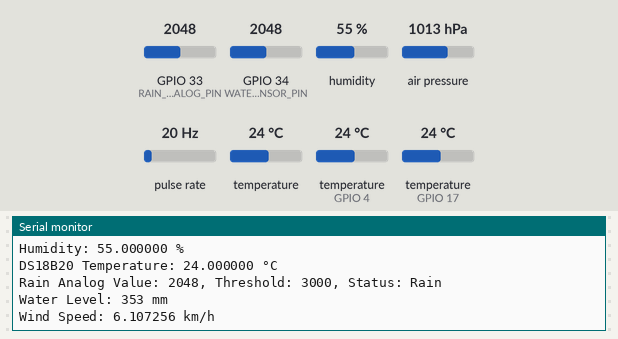
Bench run of a sketch on a simulated ESP32. On the bench: the last lines printed to the serial monitor. Wiring (inferred from the names in the program): pulse sensor: data GPIO 14. The inputs (shaded band) are chosen by the test bench; at power-on: GPIO 33 (RAIN_SENSOR_ANALOG_PIN) = 2048, pulse rate 20 Hz, GPIO 34 (WATER_LEVEL_SENSOR_PIN) = 2048, humidity 55 %, air pressure 1013 hPa, temperature 24 °C, temperature (sensors on GPIO 4, GPIO 17) 24 °C. WiFi joins after 1.5 s; servers stay silent unless stated; network time is answered at once with the bench clock; the local clock reads 2024-03-15 10:24:30 at power-on unless the sketch sets it.

Above: at 2.7 s.
2.8 s: GPIO 33 (RAIN_SENSOR_ANALOG_PIN) set to 3040
At 6.3 s:
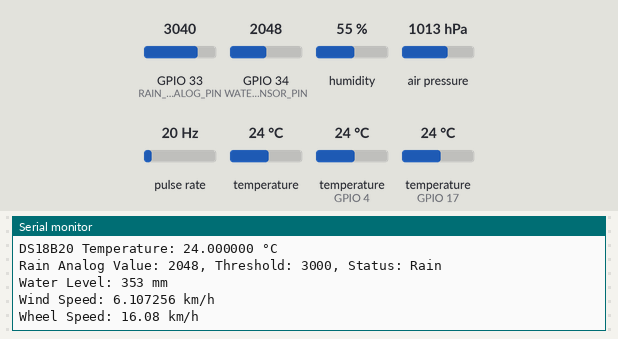
17.7 s: pulse rate (sensor on GPIO 14) set to 4 Hz
At 19.2 s:
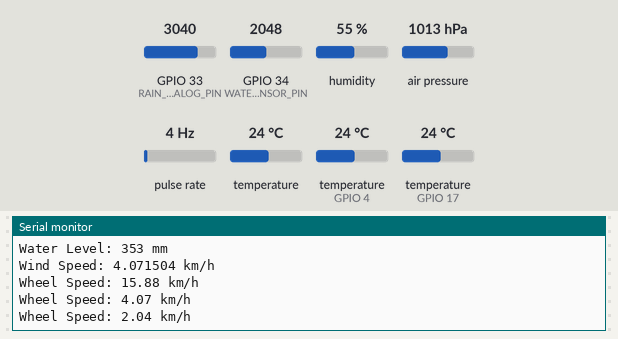
Timing chart, 0 to 20.7 s (numbered marks = the images above; inputs shaded):
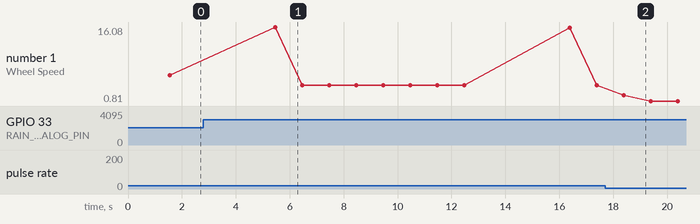

Measured:
- after the input at 17.7 s, the serial monitor: prints a new line after 0.69 s (image 2)
- plotted number 1: 4.07 → 0.81 after the input at 17.7 s

The sketch:

WeatherStationController.ino
```cpp
#include <WiFi.h>
#include <Firebase_ESP_Client.h>
#include <Wire.h>
#include <Adafruit_Sensor.h>
#include <Adafruit_BMP085_U.h>
#include <addons/TokenHelper.h>
#include <addons/RTDBHelper.h>
#include <NTPClient.h>
#include <WiFiUdp.h>
#include <TimeLib.h>
#include "DHT.h"
#include <OneWire.h>
#include <DallasTemperature.h>

// Replace these with your actual Wi-Fi and Firebase credentials
#define WIFI_SSID "YOUR WIFI_SSID"
#define WIFI_PASSWORD "YOUR WIFI_PASSWORD"
#define API_KEY "AIzaSyDCh2Yya6EbNEsMFpCQeemgYMR61gYZvsA"
#define DATABASE_URL "https://weather-station-e0804-default-rtdb.asia-southeast1.firebasedatabase.app/"
#define USER_EMAIL ""
#define USER_PASSWORD ""

FirebaseData fbdo;
FirebaseAuth auth;
FirebaseConfig config;

unsigned long sendDataPrevMillis = 0;

Adafruit_BMP085_Unified bmp = Adafruit_BMP085_Unified(10085);

// NTP client setup
WiFiUDP udp;
const long UTC_OFFSET_SECONDS = 19800; // Offset for Sri Lanka (UTC+5:30)
NTPClient timeClient(udp, "pool.ntp.org", UTC_OFFSET_SECONDS, 60000);

// Define the input pin where the signal from the encoder is connected
#define SENSOR_PIN 14
#define WHEEL_RADIUS 0.009
const float SECONDS_IN_HOUR = 3600;
const float METERS_IN_KM = 1000.0;

volatile int pulseCount = 0;
unsigned long lastTime = 0;
unsigned long interval = 1000;
float wheelSpeedRPM = 0.0;
float wheelSpeedKMPH = 0.0;

// DHT sensor setup
#define DHTPIN 17
#define DHTTYPE DHT22

DHT dht(DHTPIN, DHTTYPE);

// DS18B20 sensor setup
#define ONE_WIRE_BUS 4
OneWire oneWire(ONE_WIRE_BUS);
DallasTemperature ds18b20(&oneWire);

// Rain sensor setup
#define RAIN_SENSOR_ANALOG_PIN 33 // Updated pin definition
#define RAIN_THRESHOLD 3000 // Threshold for wet/dry status

// Water level sensor setup
#define WATER_LEVEL_SENSOR_PIN 34 // Updated pin definition

// Interrupt service routine to count pulses
void IRAM_ATTR pulseISR() {
  pulseCount++;
}

void setup() {
  Serial.begin(115200);

  pinMode(SENSOR_PIN, INPUT_PULLUP);
  attachInterrupt(digitalPinToInterrupt(SENSOR_PIN), pulseISR, RISING);
  lastTime = millis();

  Serial.println("Initializing sensors and Wi-Fi connection...");

  WiFi.begin(WIFI_SSID, WIFI_PASSWORD);
  Serial.print("Connecting to Wi-Fi");
  while (WiFi.status() != WL_CONNECTED) {
    Serial.print(".");
    delay(300);
  }
  Serial.println();
  Serial.print("Connected with IP: ");
  Serial.println(WiFi.localIP());

  config.api_key = API_KEY;
  auth.user.email = USER_EMAIL;
  auth.user.password = USER_PASSWORD;
  config.database_url = DATABASE_URL;
  config.token_status_callback = tokenStatusCallback;
  Firebase.reconnectNetwork(true);
  fbdo.setBSSLBufferSize(4096, 1024);
  fbdo.setResponseSize(2048);
  Firebase.begin(&config, &auth);
  Firebase.setDoubleDigits(5);
  config.timeout.serverResponse = 10 * 1000;

  if (!bmp.begin()) {
    Serial.println("Could not find a valid BMP180 sensor, check wiring!");
    while (1);
  }

  timeClient.begin();
  timeClient.update();

  dht.begin();
  ds18b20.begin();
}

void loop() {
  unsigned long currentTime = millis();

  if (currentTime - lastTime >= interval) {
    wheelSpeedRPM = pulseCount * 60.0;
    float circumference = 2 * PI * WHEEL_RADIUS;
    float speedMPS = (wheelSpeedRPM / 60.0) * circumference;
    wheelSpeedKMPH = (speedMPS * SECONDS_IN_HOUR) / METERS_IN_KM;

    Serial.print("Wheel Speed: ");
    Serial.print(wheelSpeedKMPH);
    Serial.println(" km/h");

    pulseCount = 0;
    lastTime = currentTime;
  }

  if (Firebase.ready() && (millis() - sendDataPrevMillis > 10000 || sendDataPrevMillis == 0)) {
    sendDataPrevMillis = millis();

    sensors_event_t event;
    bmp.getEvent(&event);

    if (event.pressure) {
      float pressure = event.pressure;
      float seaLevelPressure = 1014.25;
      float altitude = bmp.pressureToAltitude(seaLevelPressure, event.pressure)+10.0;
      float temperature;
      bmp.getTemperature(&temperature);

      float dhtTemperature = dht.readTemperature();
      float dhtHumidity = dht.readHumidity();

      ds18b20.requestTemperatures();
      float ds18b20Temperature = ds18b20.getTempCByIndex(0);
      if (ds18b20Temperature == DEVICE_DISCONNECTED_C) {
        ds18b20Temperature = 0.0;
      }

      if (isnan(dhtTemperature) || isnan(dhtHumidity)) {
        Serial.println("Failed to read from DHT sensor!");
        return;
      }

      // Read rain sensor
     // int rainAnalogValue = analogRead(RAIN_SENSOR_ANALOG_PIN);
      //int rainfallPercentage = map(rainAnalogValue, 0, 2000, 0, 100);
       int rainAnalogValue = analogRead(RAIN_SENSOR_ANALOG_PIN);
        Serial.printf("Rain Analog Value: %d\n", rainAnalogValue);
        String rainStatus = (rainAnalogValue > RAIN_THRESHOLD) ? "Dry" : "Rain";


      int waterLevelSensorValue = analogRead(WATER_LEVEL_SENSOR_PIN);
Serial.printf("Water level analog value :    %d\n", waterLevelSensorValue);
// Custom calibration logic
int waterLevel;
if (waterLevelSensorValue < 200) {
  waterLevel = map(waterLevelSensorValue, 0, 1000, 0, 150);  // First part of the curve
} else if (waterLevelSensorValue < 600) {
  waterLevel = map(waterLevelSensorValue, 1000, 1800, 150, 300);  // Middle part of the curve
} else {
  waterLevel = map(waterLevelSensorValue, 1800, 2261, 300, 400);  // Upper part of the curve
}

Serial.printf("Water Level: %d mm\n", waterLevel);  // Maps the value to a range of 0-40mm

      String formattedDateTime = getFormattedDateTime();

      Serial.printf("Pressure: %f hPa\n", pressure);
      Serial.printf("Altitude: %f m\n", altitude);
      Serial.printf("Temperature (BMP180): %f °C\n", temperature);
      Serial.printf("DHT Temperature: %f °C\n", dhtTemperature);
      Serial.printf("Humidity: %f %%\n", dhtHumidity);
      Serial.printf("DS18B20 Temperature: %f °C\n", ds18b20Temperature);
      //Serial.printf("Rainfall Intensity: %d %%\n", rainfallPercentage);
      //Serial.printf("Rain Status: %s\n", rainStatus.c_str());
      Serial.printf("Rain Analog Value: %d, Threshold: %d, Status: %s\n",
              rainAnalogValue, RAIN_THRESHOLD, rainStatus.c_str());
      Serial.printf("Water Level: %d mm\n", waterLevel);
      Serial.printf("Wind Speed: %f km/h\n", wheelSpeedKMPH);

      String path = "/sensor/";
      String fullPath = path + formattedDateTime;
      Firebase.RTDB.setFloat(&fbdo, fullPath + "/pressure", pressure);
      Firebase.RTDB.setFloat(&fbdo, fullPath + "/altitude", altitude);
      Firebase.RTDB.setFloat(&fbdo, fullPath + "/bmp_temperature", temperature);
      Firebase.RTDB.setFloat(&fbdo, fullPath + "/dht_temperature", dhtTemperature);
      Firebase.RTDB.setFloat(&fbdo, fullPath + "/humidity", dhtHumidity);
      Firebase.RTDB.setFloat(&fbdo, fullPath + "/ds18b20_temperature", ds18b20Temperature);
      Firebase.RTDB.setString(&fbdo, fullPath + "/rain_status", rainStatus);
     // Firebase.RTDB.setInt(&fbdo, fullPath + "/rainfall_intensity", rainfallPercentage);
      Firebase.RTDB.setInt(&fbdo, fullPath + "/water_level", waterLevel);
      Firebase.RTDB.setFloat(&fbdo, fullPath + "/wind_speed", wheelSpeedKMPH);

       // Update real-time paths
      if (!Firebase.RTDB.setFloat(&fbdo, "/realtime_update/humidity", dhtHumidity)) {
        Serial.print("Failed to update humidity: ");
        Serial.println(fbdo.errorReason());
      }

      if (!Firebase.RTDB.setInt(&fbdo, "/realtime_update/rain_level", waterLevel)) {
        Serial.print("Failed to update rain level: ");
        Serial.println(fbdo.errorReason());
      }

      if (!Firebase.RTDB.setString(&fbdo, "/realtime_update/rain_status", rainStatus)) {
        Serial.print("Failed to update rain status: ");
        Serial.println(fbdo.errorReason());
      }

      if (!Firebase.RTDB.setFloat(&fbdo, "/realtime_update/temp", ds18b20Temperature)) {
        Serial.print("Failed to update temperature: ");
        Serial.println(fbdo.errorReason());
      }

      if (!Firebase.RTDB.setFloat(&fbdo, "/realtime_update/wind_speed", wheelSpeedKMPH)) {
        Serial.print("Failed to update wind speed: ");
        Serial.println(fbdo.errorReason());
      }
    } else {
      Serial.println("Sensor error");
    }
  }

  delay(1000);  // Delay for 1 second
}

String getFormattedDateTime() {
  timeClient.update();
  unsigned long epochTime = timeClient.getEpochTime();
  setTime(epochTime);

  String formattedDateTime = String(year()) + "-" +
                             (month() < 10 ? "0" : "") + String(month()) + "-" +
                             (day() < 10 ? "0" : "") + String(day()) + "T" +
                             (hour() < 10 ? "0" : "") + String(hour()) + ":" +
                             (minute() < 10 ? "0" : "") + String(minute()) + ":" +
                             (second() < 10 ? "0" : "") + String(second());
  return formattedDateTime;
}
```
